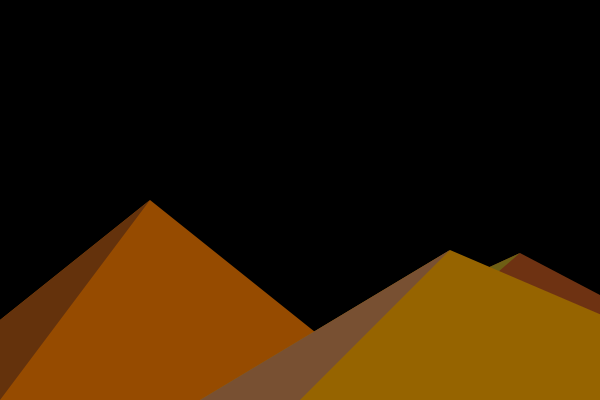
Frame 1 (no input)
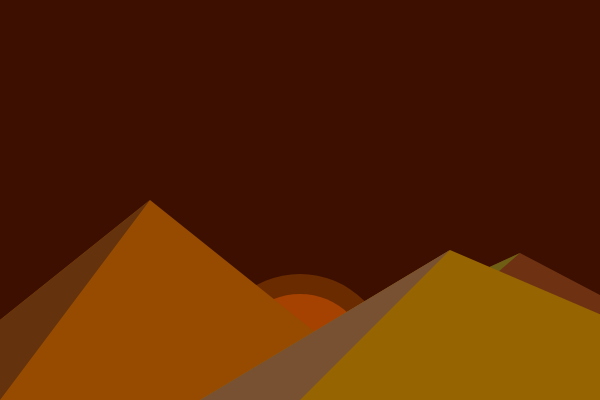
Frame 60 (no input)
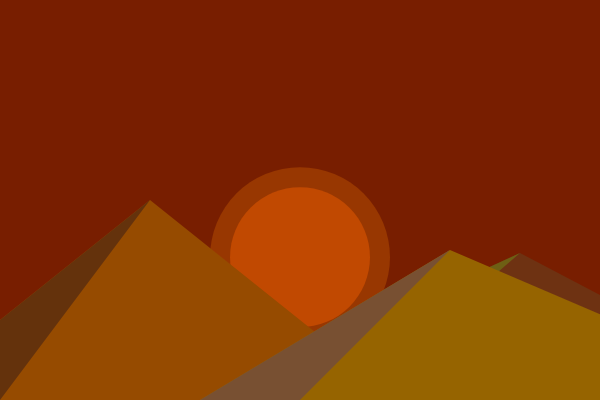
Frame 120 (the mouse pressed at the canvas centre since frame 60)

The p5.js sketch that drew these frames (run headless with seeded random() and noise() and a simulated clock; from frame 60 on, the mouse is pressed at the canvas centre):

// p5.js sketch
// ── sketch.js
/** 
 * Fork of the p5.js tutorial "Conditionals and Interactivity" 
 * by Greg Benedis-Grab, Layla Quiñones" 
 * Link: https://editor.p5js.org/gbenedis@gmail.com/sketches/9lz2aqfTO 
 */

//variables for color change
let redVal = 0;
let greenVal = 0;

//variable for sun position
let sun = initializeSun();
let dist;
let userLost = false;
let userWon = false;

/** Return the sun in its initial state */
function initializeSun() {
    let sun = {x: 300, y: 600, d: 140, isFalling: false, v: -4};
    return sun;
}

function setup() {
    createCanvas(600, 400);
    noStroke();
    textAlign(CENTER)
}

function draw() {
  
  //fill background with color based on custom variable values
  background(redVal, greenVal, 0);
  
  //sun
  fill(255, 135, 5, 60);
  circle(sun.x, sun.y, sun.d + 40);
  fill(255, 100, 0, 100);
  circle(sun.x, sun.y, sun.d);
  
  //mountains
  fill(110, 50, 18);
  triangle(200, 400, 520, 253, 800, 400);
  fill(110,95,20);
  triangle(200,400,520,253,350,400);  
  
  fill(150, 75, 0);
  triangle(-100, 400, 150, 200, 400, 400);
  fill(100, 50, 12);
  triangle(-100, 400, 150, 200, 0, 400); 
  
  fill(150, 100, 0);
  triangle(200, 400, 450, 250, 800, 400);
  fill(120, 80, 50);
  triangle(200, 400, 450, 250, 300, 400);
  
  // Change the color of the sun according to its height
  if (sun.y >= 0 && sun.y <= 480) {
    /** Calculate amount of red
     * redVal(y) = a_r * y + b_r
     * redVal(480) = 0
     * redVal(0) = 255
     * a_r = (255 - 0) / (0 - 480)
     * b_r = 255
     */
    redVal = -255/480 * sun.y + 255;

    /** Calculate amount of green
     * a_g = a_r/4
     * greenVal(480) = 0
     * a_g = -255/480/4
     * b_g = 0 - a_g*480 = 255/4 * 480/480
     */
    greenVal = -255/480/4 * sun.y + 255/4;

    // Previous color update
    // redVal += 4;
    // greenVal += 1;
  }

  if (sun.y < -sun.d/2) {
    userLost = true;
    sun.v = 0;
    displayFinalText("black","Game Over")
  } else if (sun.y + sun.d/2 > 600 && sun.isFalling) {
    userWon = true;
    sun.v = 0;
    displayFinalText("white","You won!")
  }

  dist = sqrt((mouseX - sun.x)**2 + (mouseY - sun.y)**2);
  
  if (mouseIsPressed===true) {
    if (userLost) {
        userLost = false;
        sun.isFalling = false;
        sun = initializeSun();
    } else if (userWon) {
        userWon = false;
        sun.isFalling = false;
        sun = initializeSun();
    } else if (dist < sun.d/2) {
        sun.isFalling = true;
    }
  }

  if (sun.isFalling) {
    sun.v += 0.2; // unit: [pixels / frame]
  } 
  sun.y += sun.v; // y [pixels] = v [pixels/frame] * 1 [frame]


}

function displayFinalText(color, str) {
    fill(color)
    textSize(40)
    text(str, width/2, height/2)
    textSize(20)
    text("Click to try again", width/2, height/2 + 40)
}
  
  
  
